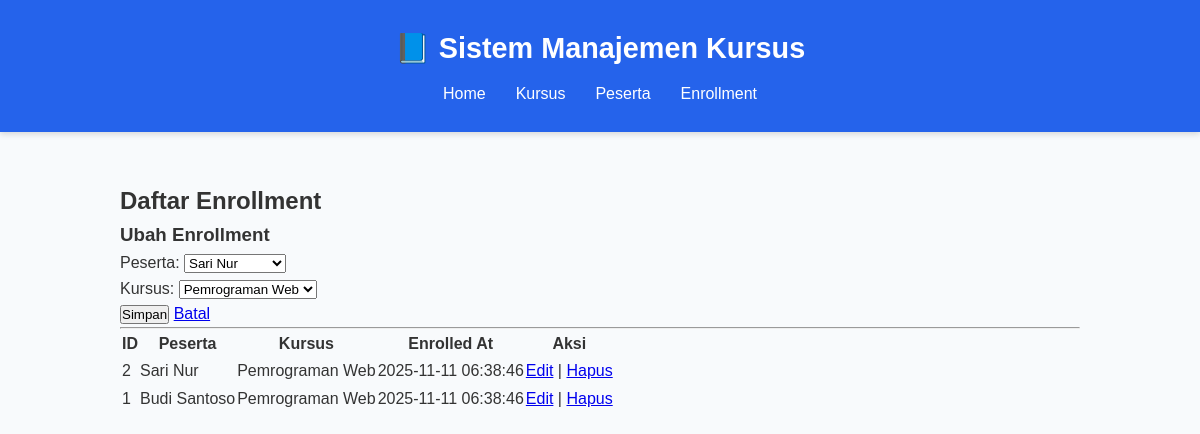
Screenshot of /index.php?page=enrollments&edit=2 with the database file from the repository.
### tables this page shows
CREATE TABLE IF NOT EXISTS enrollments (
  id INT AUTO_INCREMENT PRIMARY KEY,
  student_id INT NOT NULL,
  course_id INT NOT NULL,
  enrolled_at TIMESTAMP DEFAULT CURRENT_TIMESTAMP,
  FOREIGN KEY (student_id) REFERENCES students(id) ON DELETE CASCADE ON UPDATE CASCADE,
  FOREIGN KEY (course_id) REFERENCES courses(id) ON DELETE CASCADE ON UPDATE CASCADE
);

CREATE TABLE IF NOT EXISTS students (
  id INT AUTO_INCREMENT PRIMARY KEY,
  name VARCHAR(200) NOT NULL,
  email VARCHAR(200) NOT NULL UNIQUE,
  created_at TIMESTAMP DEFAULT CURRENT_TIMESTAMP
);

CREATE TABLE IF NOT EXISTS courses (
  id INT AUTO_INCREMENT PRIMARY KEY,
  name VARCHAR(200) NOT NULL,
  description TEXT,
  created_at TIMESTAMP DEFAULT CURRENT_TIMESTAMP
);

### class/Enrollment.php (called while the page is built, shortened)
<?php
class Enrollment {
    private $conn;
    public function __construct($pdo) {
        $this->conn = $pdo;
    }
    public function getAll() {
        $sql = "SELECT e.id,
                       s.id AS student_id,
                       s.name AS student_name,
                       c.id AS course_id,
                       c.name AS course_name,
                       e.enrolled_at
                FROM enrollments e
                JOIN students s ON e.student_id = s.id
                JOIN courses c ON e.course_id = c.id
                ORDER BY e.id DESC";
        $stmt = $this->conn->prepare($sql);
        $stmt->execute();
        return $stmt->fetchAll(PDO::FETCH_ASSOC);
    }
    public function getById($id) {
        $sql = "SELECT id, student_id, course_id FROM enrollments WHERE id = :id";
        $stmt = $this->conn->prepare($sql);
        $stmt->execute([':id' => $id]);
        return $stmt->fetch(PDO::FETCH_ASSOC);
    }
}

### class/Student.php (called while the page is built, shortened)
<?php
class Student {
    private $conn;
    public function __construct($pdo) {
        $this->conn = $pdo;
    }
    public function getAll() {
        $sql = "SELECT id, name, email, created_at FROM students ORDER BY id DESC";
        $stmt = $this->conn->prepare($sql);
        $stmt->execute();
        return $stmt->fetchAll(PDO::FETCH_ASSOC);
    }
}

### class/Course.php (called while the page is built, shortened)
<?php
class Course {
    private $conn;
    public function __construct($pdo) {
        $this->conn = $pdo;
    }
    public function getAll() {
        $sql = "SELECT id, name, description, created_at FROM courses ORDER BY id DESC";
        $stmt = $this->conn->prepare($sql);
        $stmt->execute();
        return $stmt->fetchAll(PDO::FETCH_ASSOC);
    }
}

### view/enrollments.php (the view, shortened to what this page needs)
<?php
$enrollments = $enrollmentObj->getAll();
$coursesAll = $courseObj->getAll();
$studentsAll = $studentObj->getAll();
?>
<h2>Daftar Enrollment</h2>
<?php
if (isset($_GET['edit'])) {
    $id = (int)$_GET['edit'];
    $e = $enrollmentObj->getById($id);
    if ($e) {
        ?>
        <h3>Ubah Enrollment</h3>
        <form method="post" action="index.php?page=enrollments">
            <label>Peserta:
                <select name="student_id" required>
                    <?php foreach ($studentsAll as $s): ?>
                        <option value="<?php echo $s['id']; ?>" <?php if($s['id']==$e['student_id']) echo 'selected'; ?>>
                        <?php echo htmlspecialchars($s['name']); ?></option>
                    <?php endforeach; ?>
                </select>
            </label><br>
            <label>Kursus:
                <select name="course_id" required>
                    <?php foreach ($coursesAll as $c): ?>
                        <option value="<?php echo $c['id']; ?>" <?php if($c['id']==$e['course_id']) echo 'selected'; ?>>
                        <?php echo htmlspecialchars($c['name']); ?></option>
                    <?php endforeach; ?>
                </select>
            </label><br>
            <button type="submit">Simpan</button>
            <a href="index.php?page=enrollments">Batal</a>
        </form>
        <?php
    }
}
?>
<hr />
<table>
    <thead>
        <tr><th>ID</th><th>Peserta</th><th>Kursus</th><th>Enrolled At</th><th>Aksi</th></tr>
    </thead>
    <tbody>
    <?php foreach ($enrollments as $en): ?>
        <tr>
            <td><?php echo $en['id']; ?></td>
            <td><?php echo htmlspecialchars($en['student_name']); ?></td>
            <td><?php echo htmlspecialchars($en['course_name']); ?></td>
            <td><?php echo $en['enrolled_at']; ?></td>
            <td>
                <a href="index.php?page=enrollments&edit=<?php echo $en['id']; ?>">Edit</a> |
                <a href="index.php?page=enrollments&delete=<?php echo $en['id']; ?>" onclick="return confirm('Hapus enrollment?')">Hapus</a>
            </td>
        </tr>
    <?php endforeach; ?>
    </tbody>
</table>

### style.css (style rules this page uses)
* { margin: 0; padding: 0; box-sizing: border-box; font-family: "Poppins", sans-serif; }
body { background-color: #f8fafc; color: #333; line-height: 1.6; }

### rows the page displays
enrollments: student_id "Sari Nur", course_id "Pemrograman Web", id "2", student.name "Sari Nur", course.name "Pemrograman Web", enrolled_at "2025-11-11 06:38:46"
enrollments: id "1", student.name "Budi Santoso", course.name "Pemrograman Web", enrolled_at "2025-11-11 06:38:46"
